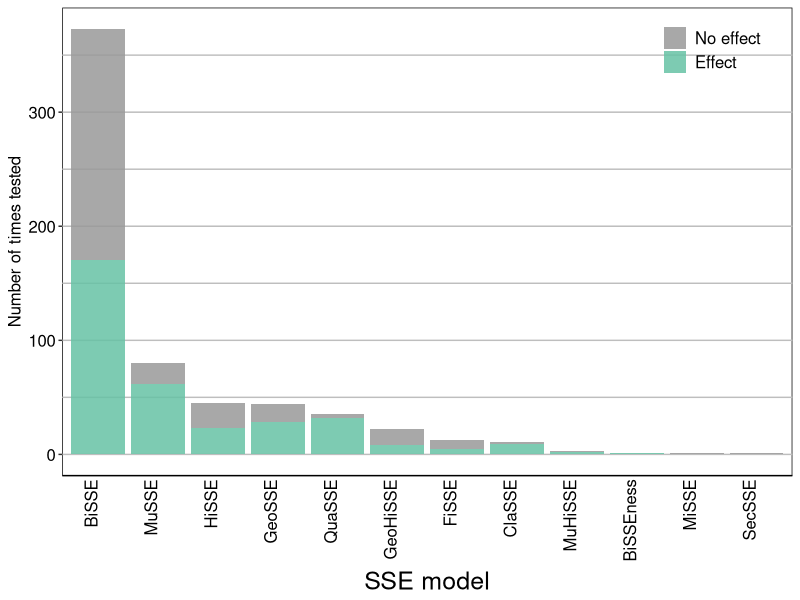
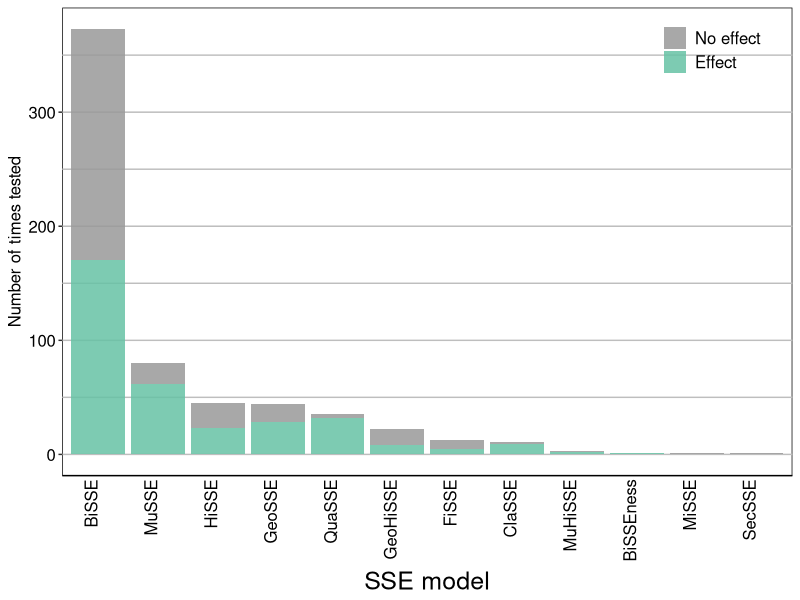

R code for these plots, in order:
###
# Effect of data characteristics on inference of div rate change
###

# Library
library(viridis)
library(tidyverse)
library(ggplot2)
library(ggridges)
library(patchwork)
library(dplyr)
library(RColorBrewer)

# theme
my_theme = theme(
  text = element_text(size = 12),
  axis.text = element_text(size = 12),
  axis.title.x = element_text(size = 18, margin = margin(
    t = 5,
    r = 0,
    b = 0,
    l = 0
  )),
  #axis.text.x=element_blank(),
  #axis.ticks.x=element_blank(),
  axis.line.x = element_line(),
  #axis.title.y = element_blank(),
  #axis.text.y = element_blank(),
  #axis.ticks.y = element_blank(),
  #axis.line.y = element_blank(),
  legend.key = element_blank(),
  legend.title = element_blank(),
  legend.text = element_text(size = 12),
  legend.position = c(0.8, 0.9),
  panel.border = element_blank(),
  panel.grid.minor = element_blank(),
  panel.grid.major = element_blank(),
  panel.background = element_blank()
)


#read in full data frame
df <-
  read.csv("data/sse_review_table - main_table.csv")

#choose the columns you want in model (plus study/model_no for formatting)
df <-
  df[, c(
    'study',
    'model_no',
    'sse_model',
    'div_inc'
  )]

#reduce to a single binary result per model per study
df <- df %>%
  group_by(study, model_no) %>%
  dplyr::slice(which.max(div_inc))

#set Multi-State results to 1
df$div_inc[df$div_inc > 1] <- 1

#count numbers of 0 and 1 per trait
df2 <- df %>% group_by(sse_model, div_inc) %>% summarize(count=n())

#make binary classification character
df2$div_inc<-as.character(df2$div_inc)

#remove 'flora' as not a useful taxonomic level
#df2<-df2[!(df2$level=="Flora"),]

#color
options(ggplot2.discrete.fill = c("#999999", brewer.pal(5,"Set2")[1]))
theme_set(my_theme)

#plot
l2<-ggplot(df2, aes(fill=div_inc, y=count, x=reorder(sse_model, -count))) +
  geom_bar(position="stack", stat="identity",alpha=0.85) +
  scale_x_discrete(name ="SSE model") +
  scale_y_continuous(name ="Number of times tested") +
  scale_fill_discrete(labels = c("No effect", "Effect")) +
  theme(axis.text.x = element_text(angle = 90,vjust=-0.05,hjust = 1),
        axis.ticks.x = element_blank(),
        #axis.ticks.y = element_blank(),
        legend.title = element_blank(),
        panel.border = element_blank(),
        panel.grid.minor = element_line(colour="grey"),
        panel.grid.major.y = element_line(colour="grey"),
        panel.grid.major.x = element_blank(),
        panel.background = element_rect(fill = "white"),
        legend.position = c(0.89,0.91),
        legend.background = element_blank())

l2

ggsave(
  "figures/stacked_barplot_ssemodel.png",
  width = 15,
  height = 15,
  units = 'cm'
)

